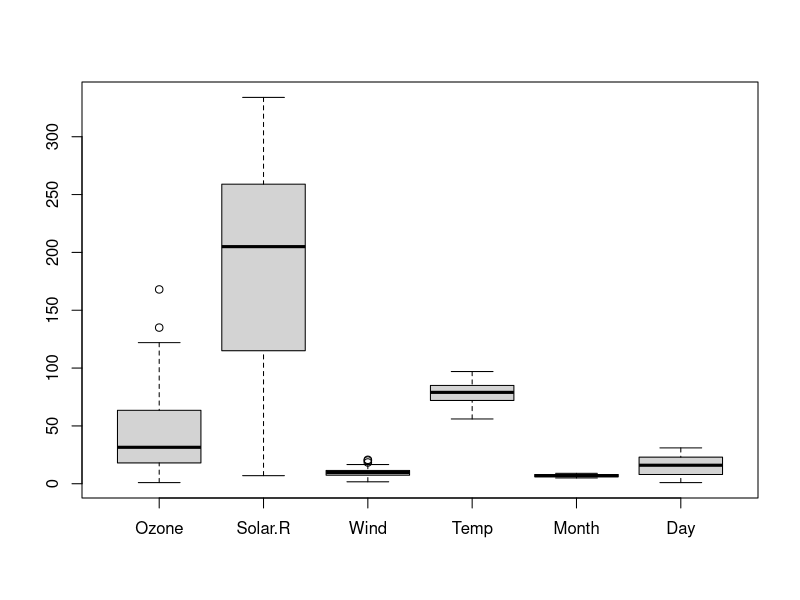
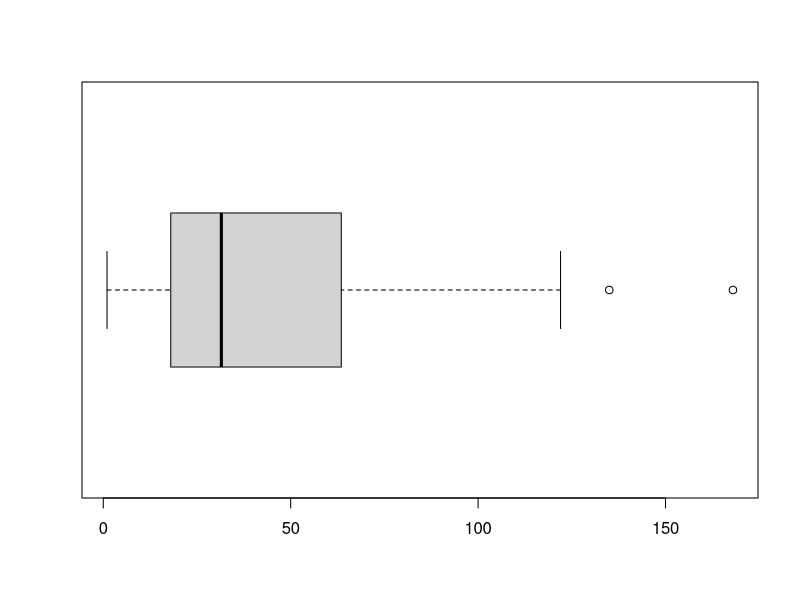
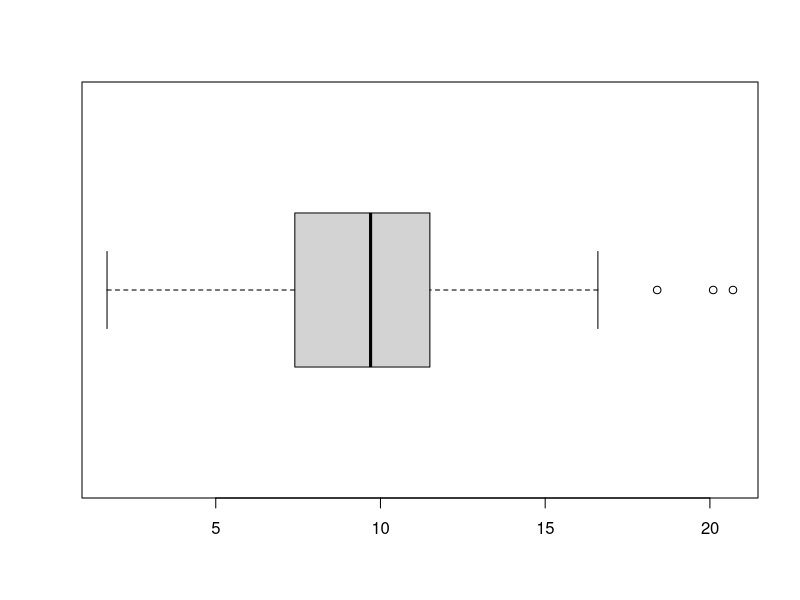
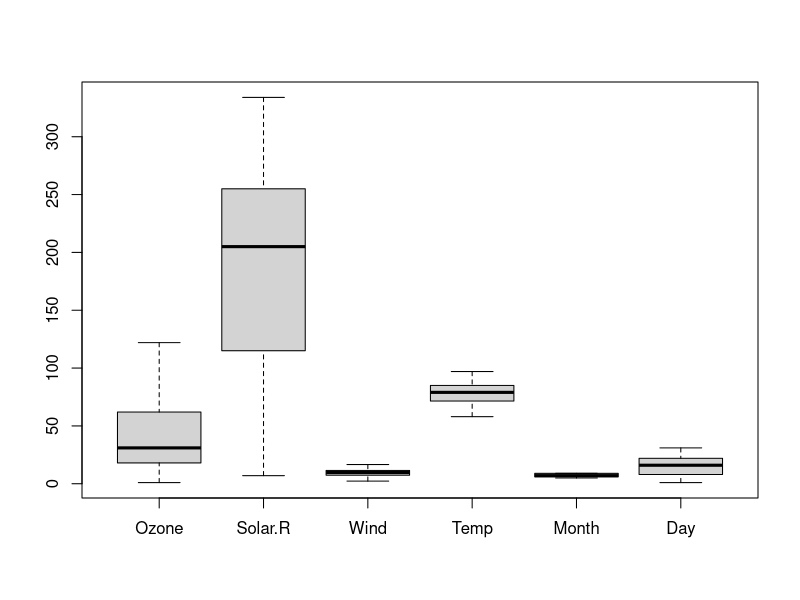
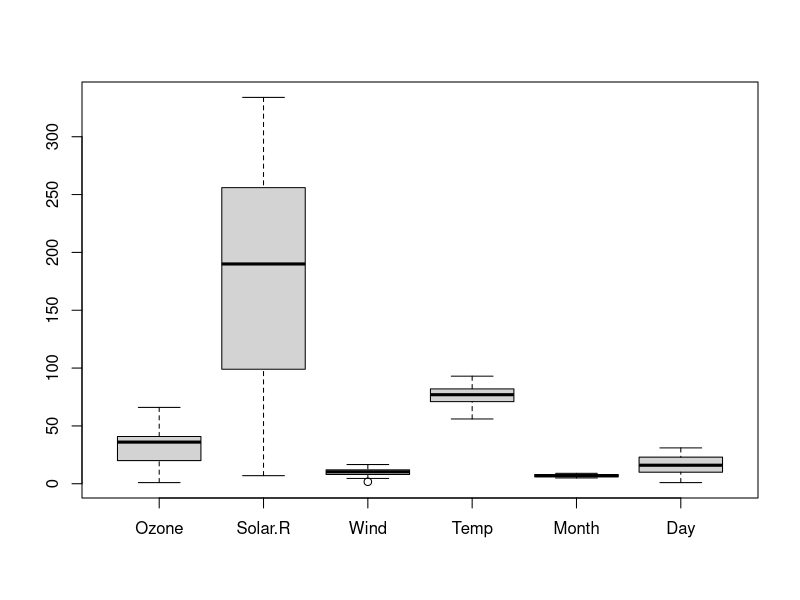
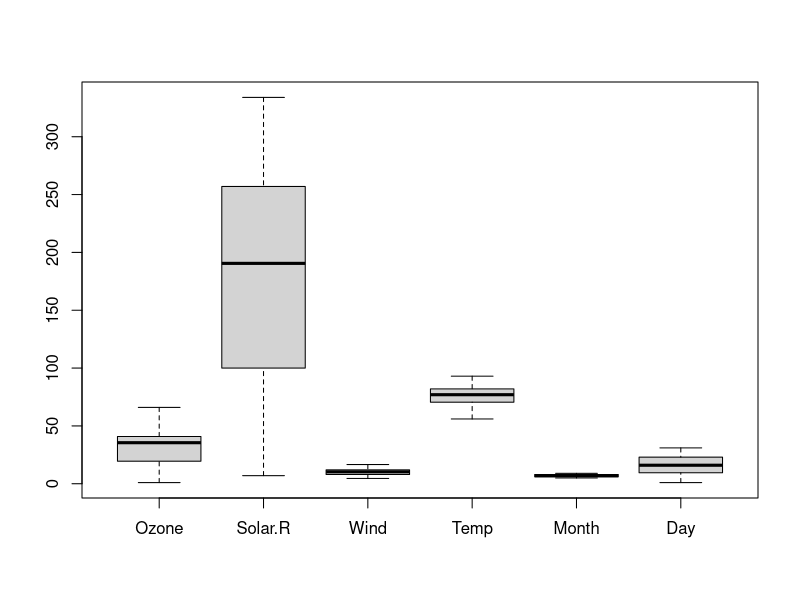

Reproduce these figures in R, in order.
airqual=airquality 
summary(airquality) 
View(airquality)

airqual[!complete.cases(airqual),]
boxplot(airqual)

boxplot(airqual$Ozone,horizontal = TRUE) 
boxplot(airqual$Wind,horizontal = TRUE)

Updated_airqual=subset(airqual,Ozone<130 & Wind<17) 
boxplot(Updated_airqual)

airqual$Ozone[is.na(airqual$Ozone)]<-mean(Updated_airqual$Ozone)
summary(airqual)
airqual$Solar.R[is.na(airqual$Solar.R)]<-mean(Updated_airqual$Solar.R,na.rm = TRUE)
summary(airqual)

data_airquality=subset(airqual,Ozone<70 & Wind<17)
boxplot(data_airquality)
nrow(data_airquality)
data_airquality=subset(airqual,Ozone<70 & Wind<17 & Wind>2)
boxplot(data_airquality)

